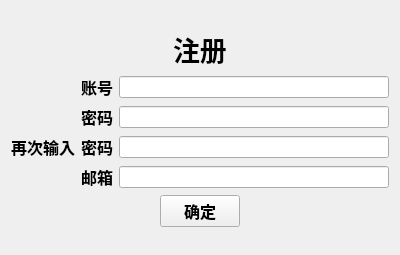
<?xml version="1.0" encoding="UTF-8"?>
<ui version="4.0">
 <class>registered</class>
 <widget class="QWidget" name="registered">
  <property name="geometry">
   <rect>
    <x>0</x>
    <y>0</y>
    <width>400</width>
    <height>255</height>
   </rect>
  </property>
  <property name="windowTitle">
   <string>Form</string>
  </property>
  <layout class="QVBoxLayout" name="verticalLayout_3">
   <item>
    <spacer name="verticalSpacer">
     <property name="orientation">
      <enum>Qt::Vertical</enum>
     </property>
     <property name="sizeHint" stdset="0">
      <size>
       <width>20</width>
       <height>12</height>
      </size>
     </property>
    </spacer>
   </item>
   <item>
    <layout class="QHBoxLayout" name="horizontalLayout">
     <item>
      <spacer name="horizontalSpacer">
       <property name="orientation">
        <enum>Qt::Horizontal</enum>
       </property>
       <property name="sizeHint" stdset="0">
        <size>
         <width>40</width>
         <height>20</height>
        </size>
       </property>
      </spacer>
     </item>
     <item>
      <widget class="QLabel" name="label">
       <property name="font">
        <font>
         <pointsize>20</pointsize>
         <bold>true</bold>
        </font>
       </property>
       <property name="text">
        <string>注册</string>
       </property>
      </widget>
     </item>
     <item>
      <spacer name="horizontalSpacer_2">
       <property name="orientation">
        <enum>Qt::Horizontal</enum>
       </property>
       <property name="sizeHint" stdset="0">
        <size>
         <width>40</width>
         <height>20</height>
        </size>
       </property>
      </spacer>
     </item>
    </layout>
   </item>
   <item>
    <layout class="QHBoxLayout" name="horizontalLayout_6">
     <item>
      <layout class="QVBoxLayout" name="verticalLayout_2">
       <item>
        <widget class="QLabel" name="label_9">
         <property name="text">
          <string/>
         </property>
        </widget>
       </item>
       <item>
        <widget class="QLabel" name="label_8">
         <property name="text">
          <string/>
         </property>
        </widget>
       </item>
       <item>
        <widget class="QLabel" name="label_6">
         <property name="font">
          <font>
           <pointsize>12</pointsize>
           <bold>true</bold>
          </font>
         </property>
         <property name="text">
          <string>再次输入</string>
         </property>
        </widget>
       </item>
       <item>
        <widget class="QLabel" name="label_7">
         <property name="text">
          <string/>
         </property>
        </widget>
       </item>
      </layout>
     </item>
     <item>
      <layout class="QVBoxLayout" name="verticalLayout">
       <item>
        <layout class="QHBoxLayout" name="horizontalLayout_2">
         <item>
          <widget class="QLabel" name="label_2">
           <property name="font">
            <font>
             <pointsize>12</pointsize>
             <bold>true</bold>
            </font>
           </property>
           <property name="text">
            <string>账号</string>
           </property>
          </widget>
         </item>
         <item>
          <widget class="QLineEdit" name="lineEdit_Account"/>
         </item>
        </layout>
       </item>
       <item>
        <layout class="QHBoxLayout" name="horizontalLayout_3">
         <item>
          <widget class="QLabel" name="label_3">
           <property name="font">
            <font>
             <pointsize>12</pointsize>
             <bold>true</bold>
            </font>
           </property>
           <property name="text">
            <string>密码</string>
           </property>
          </widget>
         </item>
         <item>
          <widget class="QLineEdit" name="lineEdit_Password"/>
         </item>
        </layout>
       </item>
       <item>
        <layout class="QHBoxLayout" name="horizontalLayout_4">
         <item>
          <widget class="QLabel" name="label_4">
           <property name="font">
            <font>
             <pointsize>12</pointsize>
             <bold>true</bold>
            </font>
           </property>
           <property name="text">
            <string>密码</string>
           </property>
          </widget>
         </item>
         <item>
          <widget class="QLineEdit" name="lineEdit_Password2"/>
         </item>
        </layout>
       </item>
       <item>
        <layout class="QHBoxLayout" name="horizontalLayout_5">
         <item>
          <widget class="QLabel" name="label_5">
           <property name="font">
            <font>
             <pointsize>12</pointsize>
             <bold>true</bold>
            </font>
           </property>
           <property name="text">
            <string>邮箱</string>
           </property>
          </widget>
         </item>
         <item>
          <widget class="QLineEdit" name="lineEdit_Email"/>
         </item>
        </layout>
       </item>
      </layout>
     </item>
    </layout>
   </item>
   <item>
    <layout class="QHBoxLayout" name="horizontalLayout_7">
     <item>
      <spacer name="horizontalSpacer_3">
       <property name="orientation">
        <enum>Qt::Horizontal</enum>
       </property>
       <property name="sizeHint" stdset="0">
        <size>
         <width>40</width>
         <height>20</height>
        </size>
       </property>
      </spacer>
     </item>
     <item>
      <widget class="QPushButton" name="PushButton_Submit">
       <property name="font">
        <font>
         <pointsize>12</pointsize>
         <bold>true</bold>
        </font>
       </property>
       <property name="text">
        <string>确定</string>
       </property>
      </widget>
     </item>
     <item>
      <spacer name="horizontalSpacer_4">
       <property name="orientation">
        <enum>Qt::Horizontal</enum>
       </property>
       <property name="sizeHint" stdset="0">
        <size>
         <width>40</width>
         <height>20</height>
        </size>
       </property>
      </spacer>
     </item>
    </layout>
   </item>
   <item>
    <spacer name="verticalSpacer_2">
     <property name="orientation">
      <enum>Qt::Vertical</enum>
     </property>
     <property name="sizeHint" stdset="0">
      <size>
       <width>20</width>
       <height>13</height>
      </size>
     </property>
    </spacer>
   </item>
  </layout>
 </widget>
 <resources/>
 <connections/>
</ui>
